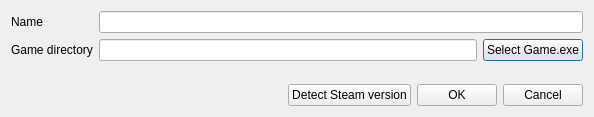
<?xml version="1.0" encoding="UTF-8"?>
<ui version="4.0">
 <class>ProfileEditForm</class>
 <widget class="QDialog" name="ProfileEditForm">
  <property name="geometry">
   <rect>
    <x>0</x>
    <y>0</y>
    <width>594</width>
    <height>117</height>
   </rect>
  </property>
  <property name="windowTitle">
   <string>Profile</string>
  </property>
  <layout class="QVBoxLayout" name="verticalLayout">
   <item>
    <layout class="QFormLayout" name="formLayout_2">
     <item row="0" column="0">
      <widget class="QLabel" name="label_4">
       <property name="text">
        <string>Name</string>
       </property>
      </widget>
     </item>
     <item row="0" column="1">
      <widget class="QLineEdit" name="txt_name"/>
     </item>
     <item row="1" column="0">
      <widget class="QLabel" name="label">
       <property name="text">
        <string>Game directory</string>
       </property>
      </widget>
     </item>
     <item row="1" column="1">
      <layout class="QHBoxLayout" name="horizontalLayout">
       <item>
        <widget class="QLineEdit" name="txt_game_dir"/>
       </item>
       <item>
        <widget class="QPushButton" name="btn_open">
         <property name="text">
          <string>Select Game.exe</string>
         </property>
        </widget>
       </item>
      </layout>
     </item>
    </layout>
   </item>
   <item>
    <spacer name="verticalSpacer">
     <property name="orientation">
      <enum>Qt::Orientation::Vertical</enum>
     </property>
     <property name="sizeHint" stdset="0">
      <size>
       <width>20</width>
       <height>40</height>
      </size>
     </property>
    </spacer>
   </item>
   <item>
    <layout class="QHBoxLayout" name="horizontalLayout_2">
     <item>
      <spacer name="horizontalSpacer">
       <property name="orientation">
        <enum>Qt::Orientation::Horizontal</enum>
       </property>
       <property name="sizeHint" stdset="0">
        <size>
         <width>40</width>
         <height>20</height>
        </size>
       </property>
      </spacer>
     </item>
     <item>
      <widget class="QPushButton" name="btn_detect_steam_version">
       <property name="text">
        <string>Detect Steam version</string>
       </property>
      </widget>
     </item>
     <item>
      <widget class="QPushButton" name="btn_ok">
       <property name="text">
        <string>OK</string>
       </property>
      </widget>
     </item>
     <item>
      <widget class="QPushButton" name="btn_cancel">
       <property name="text">
        <string>Cancel</string>
       </property>
      </widget>
     </item>
    </layout>
   </item>
  </layout>
 </widget>
 <resources/>
 <connections/>
</ui>
